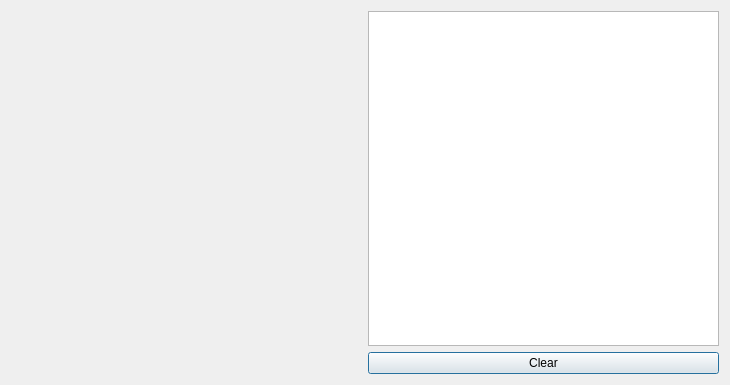
<?xml version="1.0" encoding="UTF-8"?>
<ui version="4.0">
 <class>TabletTest</class>
 <widget class="QDialog" name="TabletTest">
  <property name="geometry">
   <rect>
    <x>0</x>
    <y>0</y>
    <width>730</width>
    <height>385</height>
   </rect>
  </property>
  <property name="windowTitle">
   <string>Tablet Tester</string>
  </property>
  <layout class="QHBoxLayout" stretch="1,1">
   <item>
    <widget class="widgets::TabletTester" name="tablettest"/>
   </item>
   <item>
    <layout class="QVBoxLayout">
     <item>
      <widget class="QPlainTextEdit" name="logView">
       <property name="readOnly">
        <bool>true</bool>
       </property>
      </widget>
     </item>
     <item>
      <widget class="QPushButton" name="pushButton">
       <property name="text">
        <string>Clear</string>
       </property>
      </widget>
     </item>
    </layout>
   </item>
  </layout>
 </widget>
 <customwidgets>
  <customwidget>
   <class>widgets::TabletTester</class>
   <extends>QWidget</extends>
   <header>desktop/widgets/tablettest.h</header>
   <container>1</container>
  </customwidget>
 </customwidgets>
 <resources/>
 <connections>
  <connection>
   <sender>pushButton</sender>
   <signal>clicked()</signal>
   <receiver>logView</receiver>
   <slot>clear()</slot>
   <hints>
    <hint type="sourcelabel">
     <x>722</x>
     <y>377</y>
    </hint>
    <hint type="destinationlabel">
     <x>659</x>
     <y>84</y>
    </hint>
   </hints>
  </connection>
  <connection>
   <sender>pushButton</sender>
   <signal>clicked()</signal>
   <receiver>tablettest</receiver>
   <slot>clear()</slot>
   <hints>
    <hint type="sourcelabel">
     <x>419</x>
     <y>359</y>
    </hint>
    <hint type="destinationlabel">
     <x>142</x>
     <y>242</y>
    </hint>
   </hints>
  </connection>
  <connection>
   <sender>tablettest</sender>
   <signal>eventReport(QString)</signal>
   <receiver>logView</receiver>
   <slot>appendPlainText(QString)</slot>
   <hints>
    <hint type="sourcelabel">
     <x>287</x>
     <y>187</y>
    </hint>
    <hint type="destinationlabel">
     <x>546</x>
     <y>207</y>
    </hint>
   </hints>
  </connection>
 </connections>
</ui>
